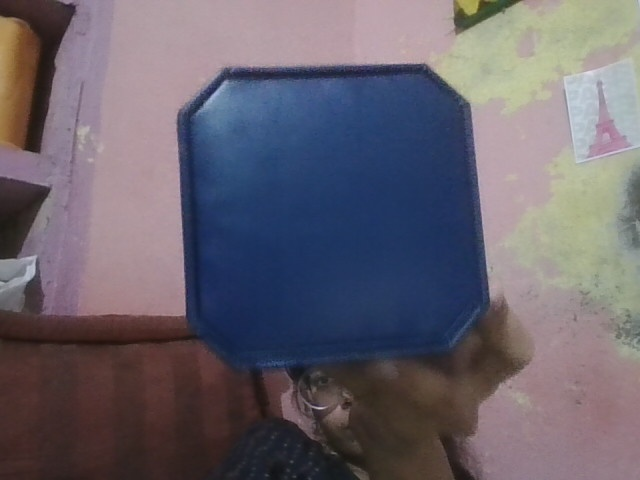
#> input picture image.jpg, 640 x 480 px, given in place of the camera
$ python main.py
#> lines starting #> are read from the running program, lines starting #| are printed output that depends on the picture; after the words box and inside, x2 and y2 are one past the last pixel; in counts of white or black regions, pixels touching at a corner belong together; long printed decimals are rounded
import cv2 as cv
import numpy as np
import math

# change the image points and world points based on calibration

image_points = np.float32([
    [100, 100],  # Top-left corner
    [500, 100],  # Top-right corner
    [500, 400],  # Bottom-right corner
    [100, 400]   # Bottom-left corner
])

world_points = np.float32([
    [0, 0],      # Corresponding world coordinates for top-left corner
    [50, 0],      # Corresponding world coordinates for top-right corner
    [50, 50],      # Corresponding world coordinates for bottom-right corner
    [0, 50]       # Corresponding world coordinates for bottom-left corner
])

H, _ = cv.findHomography(image_points, world_points)

def pixel_to_world(cx, cy):
    pixel_point = np.array([[cx], [cy], [1]], dtype=np.float32)
    world_point = np.dot(H, pixel_point)
    world_point /= world_point[2]
    X = world_point[0][0]
    Y = world_point[1][0]
    Z = 0  # Assuming Z=0 for a flat surface
    return X, Y, Z

pallets = {
    "Red": [0, 0, 0],
    "Green": [0, 0, 0],
    "Blue": [0, 0, 0]
}

def get_color_world_pos(hsv_frame, lower_color, upper_color):
    final_mask = cv.inRange(hsv_frame, lower_color, upper_color)

    # perform morphological operations to clean up the mask
    kernel = np.ones((5, 5), np.uint8)
    final_mask = cv.morphologyEx(final_mask, cv.MORPH_OPEN, kernel)
    final_mask = cv.morphologyEx(final_mask, cv.MORPH_CLOSE, kernel)
    contours, heirarchy = cv.findContours(
        final_mask,
        cv.RETR_EXTERNAL,
        cv.CHAIN_APPROX_SIMPLE
    )

    for contour in contours:
        area = cv.contourArea(contour)
        if area > 500:
            M = cv.moments(contour)
            if M["m00"] != 0:
                cx = int(M["m10"] / M["m00"])
                cy = int(M["m01"] / M["m00"])

                return pixel_to_world(cx, cy)
    return None

def inverse_kinematics(x, y, z, L1, L2):
    theta1 = math.atan2(y, x)
    r = math.sqrt(x**2 + y**2)
    d = math.sqrt(r**2 + z**2)
    if d > (L1 + L2) or d < abs(L1 - L2):
        return None  # Target is unreachable

    cos_theta2 = (
        r**2 + z**2 - L1**2 - L2**2
    ) / (2 * L1 * L2)

    cos_theta2 = max(-1, min(1, cos_theta2))
    theta2 = math.acos(cos_theta2)
    alpha = math.atan2(z, r)
    beta = math.atan2(
        L2 * math.sin(theta2),
        L1 + L2 * math.cos(theta2)
    )

    theta3 = alpha - beta

    return (
        math.degrees(theta1),
        math.degrees(theta2),
        math.degrees(theta3)
    )

cap = cv.VideoCapture(0)

while(1):
    _, frame = cap.read()
#> frame is the input picture: shape (480, 640, 3); mean B, G, R 109.2, 99.1, 105

    blurred = cv.GaussianBlur(frame, (5, 5), 0)
    hsv = cv.cvtColor(blurred, cv.COLOR_BGR2HSV)
#> hsv: shape (480, 640, 3); mean H, S, V 98.1, 80.8, 122.3

    lower_blue = np.array([90, 80, 50])
    upper_blue = np.array([130, 255, 255])
    mask = cv.inRange(hsv, lower_blue, upper_blue)
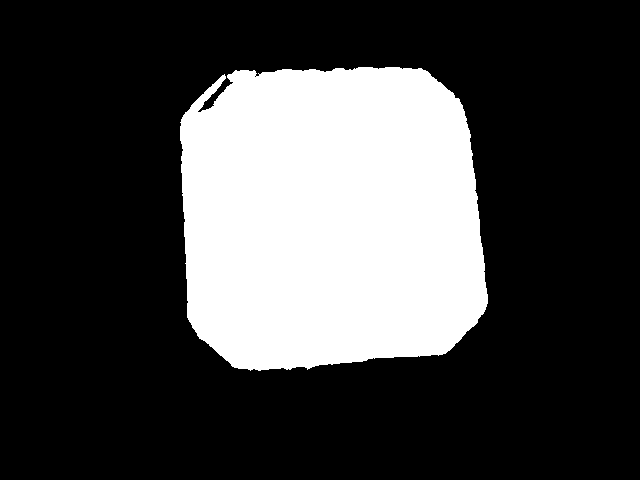
#> mask: shape (480, 640); 26.8% white; 1 white region, box (x1, y1, x2, y2) and area: (180, 67, 488, 371) 82179

    blue = np.uint8([[[255, 0, 0]]])
    hsv_blue = cv.cvtColor(blue, cv.COLOR_BGR2HSV)
    print(hsv_blue)

    lower_green = np.array([35, 80, 50])
    upper_green = np.array([85, 255, 255])
    mask2 = cv.inRange(hsv, lower_green, upper_green)
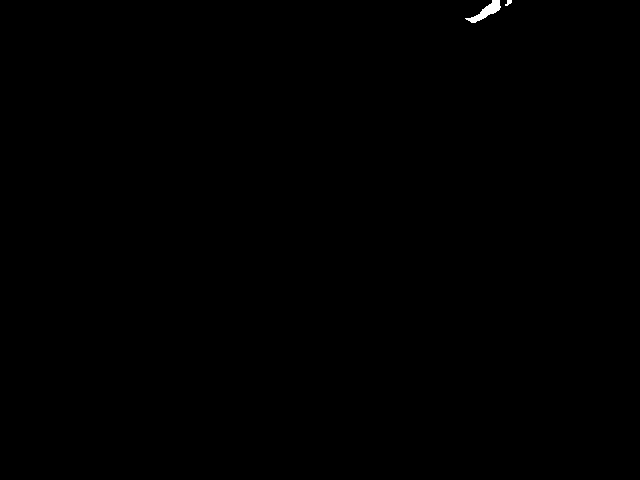
#> mask2: shape (480, 640); 0.1% white; 2 white regions, box (x1, y1, x2, y2) and area: (465, 0, 501, 23) 295, (505, 0, 512, 6) 26

    green = np.uint8([[[0, 255, 0]]])
    hsv_green = cv.cvtColor(green, cv.COLOR_BGR2HSV)
    print(hsv_green)

    lower_red = np.array([0, 80, 50])
    upper_red = np.array([10, 255, 255])
    mask3 = cv.inRange(hsv, lower_red, upper_red)
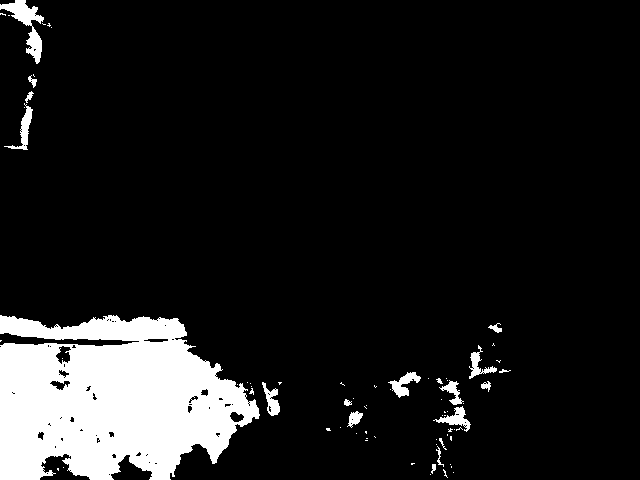
#> mask3: shape (480, 640); 11.4% white; 73 white regions (54 under 20 px), largest, box (x1, y1, x2, y2) and area: (0, 315, 260, 480) 31514, (0, 0, 44, 64) 918, (4, 103, 33, 150) 354

    red = np.uint8([[[0, 0, 255]]])
    hsv_red = cv.cvtColor(red, cv.COLOR_BGR2HSV)
    print(hsv_red)

    b_g_mask = cv.bitwise_or(mask, mask2)
#> b_g_mask: shape (480, 640); 26.9% white; 3 white regions, box (x1, y1, x2, y2) and area: (180, 67, 488, 371) 82179, (465, 0, 501, 23) 295, (505, 0, 512, 6) 26
    final_mask = cv.bitwise_or(b_g_mask, mask3)
#> final_mask: shape (480, 640); 38.3% white; 76 white regions (54 under 20 px), largest, box (x1, y1, x2, y2) and area: (180, 67, 488, 371) 82179, (0, 315, 260, 480) 31514, (0, 0, 44, 64) 918
    mask_bgr = cv.cvtColor(final_mask, cv.COLOR_GRAY2BGR)
    result = cv.bitwise_and(frame, frame, mask=final_mask)
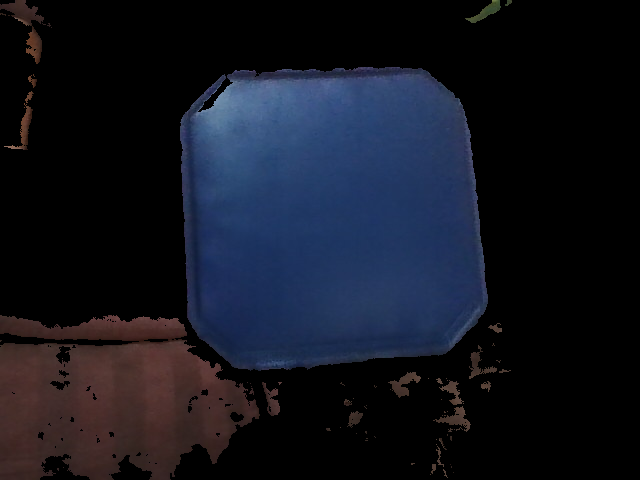
#> result: shape (480, 640, 3); mean B, G, R 31.3, 21, 18.3

    # perform morphological operations to clean up the mask
    kernel = np.ones((5, 5), np.uint8)
    final_mask = cv.morphologyEx(final_mask, cv.MORPH_OPEN, kernel)
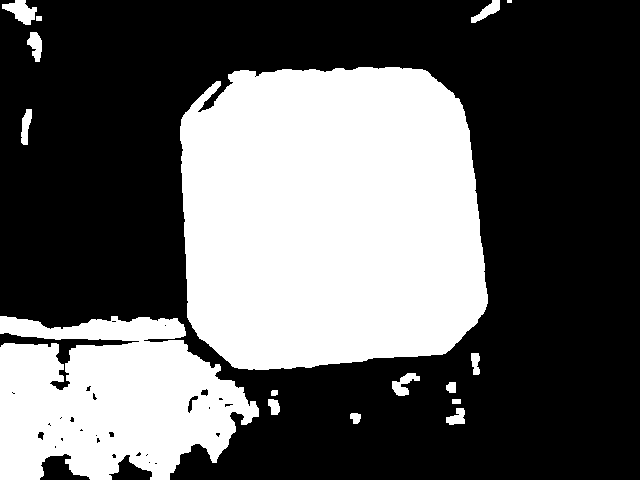
#> final_mask: shape (480, 640); 37.6% white; 16 white regions (1 under 20 px), largest, box (x1, y1, x2, y2) and area: (180, 67, 488, 370) 82087, (0, 316, 259, 480) 31049, (2, 0, 37, 25) 483
    final_mask = cv.morphologyEx(final_mask, cv.MORPH_CLOSE, kernel)
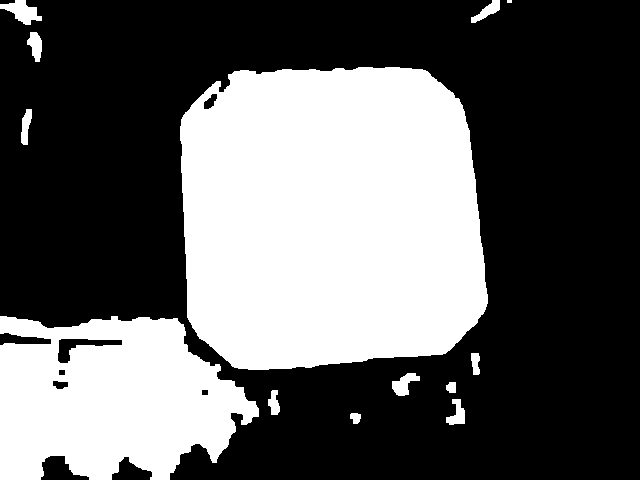
#> final_mask: shape (480, 640); 37.9% white; 13 white regions (1 under 20 px)

    contours, heirarchy = cv.findContours(
        final_mask,
        cv.RETR_EXTERNAL,
        cv.CHAIN_APPROX_SIMPLE
    )
#> contours = 13 contours, 1 with area under 20; largest, box (x1, y1, x2, y2) and area: (180, 67, 488, 370) 81766, (0, 316, 259, 480) 31846, (0, 0, 42, 25) 484, (392, 373, 420, 396) 307, (27, 32, 42, 62) 258

    boxes = {
        "Red": None,
        "Green": None,
        "Blue": None
    }

    for contour in contours:
        area = cv.contourArea(contour)
        if area > 500:
            M = cv.moments(contour)
            if M["m00"] != 0:
                cx = int(M["m10"] / M["m00"])
                cy = int(M["m01"] / M["m00"])

                print("Centroid:", cx, cy)
                cv.drawContours(frame, [contour], -1, (0, 255, 0), 3)
                cv.circle(frame, (cx, cy), 5, (0, 0, 255), -1)

                # Determine the color of the object based on the mask
                if mask3[cy, cx] > 0:
                    color_name = "Red"
                elif mask2[cy, cx] > 0:
                    color_name = "Green"
                elif mask[cy, cx] > 0:
                    color_name = "Blue"

                if color_name is not None:
                    # Convert the pixel coordinates to world coordinates
                    X, Y, Z = pixel_to_world(cx, cy)
                    boxes[color_name] = (X, Y, Z)
#> this loop made 13 passes
#> (area, cx, cy, color_name, pixel_point in pixel_to_world, world_point in pixel_to_world, X, Y) on passes 7, 9: (31846, 109, 398, 'Red', [109, 398, 1], [1.12, 49.67, 1], 1.12, 49.67), (81766, 329, 217, 'Blue', [329, 217, 1], [28.62, 19.5, 1], 28.62, 19.5)
#> area on passes 1 to 6: 76, 243, 169, 77, 307, 131
#| Centroid: 109 398
#| Centroid: 329 217
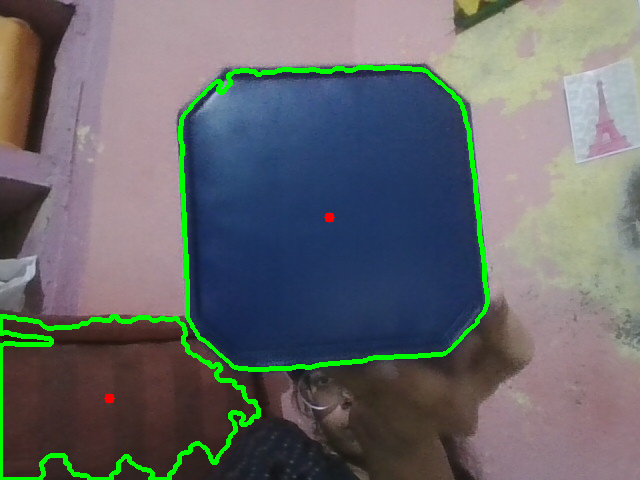
#> frame: shape (480, 640, 3); 3.18% of pixels changed, all inside (x1, y1, x2, y2) = (0, 65, 490, 480)
#> after the loop, boxes = 3 items

    tasks = []
    for color in boxes:
        if boxes[color] is not None and pallets.get(color) is not None:
            tasks.append({
                "color": color,
                "pick": boxes[color],
                "place": pallets[color]
            })
#> this loop made 3 passes
#> after the loop, tasks = 2 items

    if tasks:
        print("Tasks:")
        for task in tasks:
            pick_x, pick_y, pick_z = task["pick"]
            pick_angles = inverse_kinematics(
                pick_x,
                pick_y,
                pick_z,
                L1 = 10,
                L2 = 10
            )

            print(f"Pick {task['color']} at {task['pick']}: Angles = {pick_angles}")
            print(f"Place at {task['place']}")
#> this loop made 2 passes
#> (pick_x, pick_y, pick_z, theta1 in inverse_kinematics, r in inverse_kinematics, d in inverse_kinematics) on passes 1 to 2: (1.12, 49.67, 0, 1.55, 49.68, 49.68), (28.62, 19.5, 0, 0.598, 34.64, 34.64)
#| Pick Red at (1.125, 49.667, 0): Angles = None
#| Place at [0, 0, 0]
#| Pick Blue at (28.625, 19.500, 0): Angles = None
#| Place at [0, 0, 0]

    key = cv.waitKey(5) & 0xFF
#> (key Esc is pressed here)

    if key == ord('p'):
        break

    cv.imshow("frame", frame)
    cv.imshow("final_mask", final_mask)
    cv.imshow("result", result)

cap.release()
cv.destroyAllWindows()
cv.waitKey(5)

# [11 lines of commented-out code are left out]
